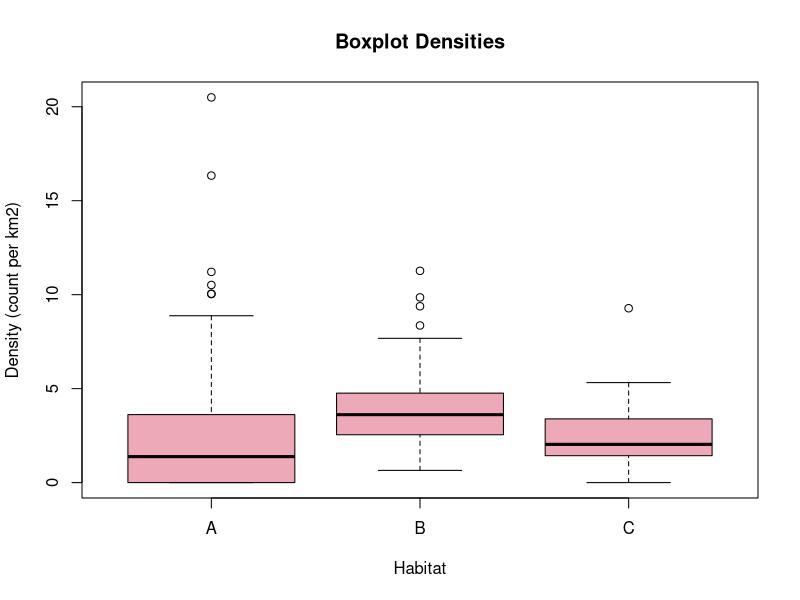
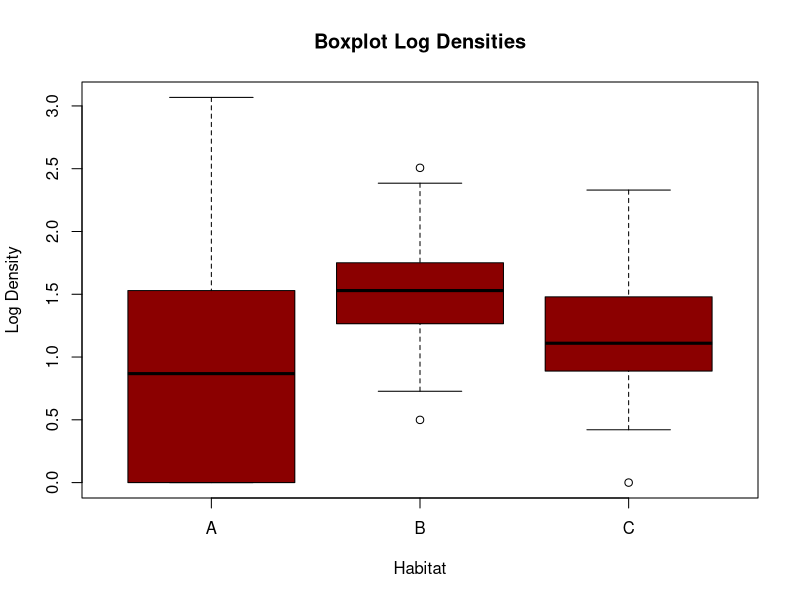
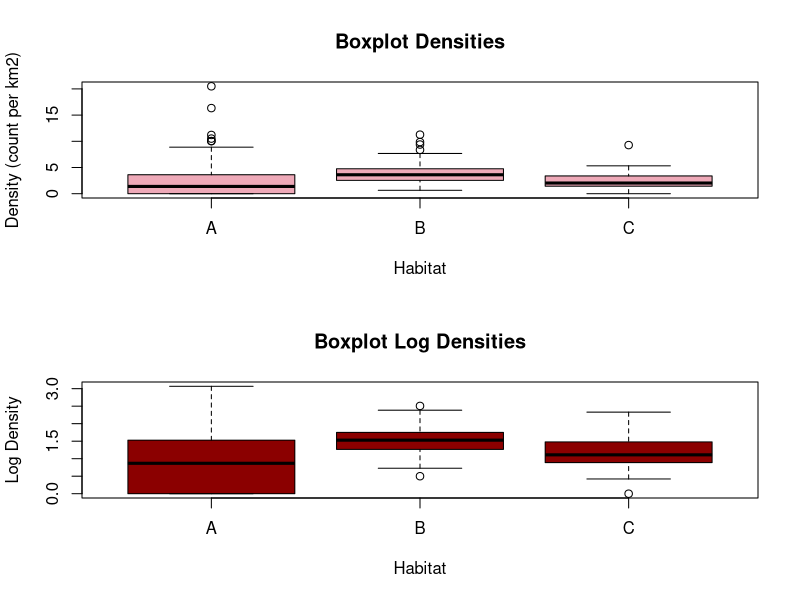
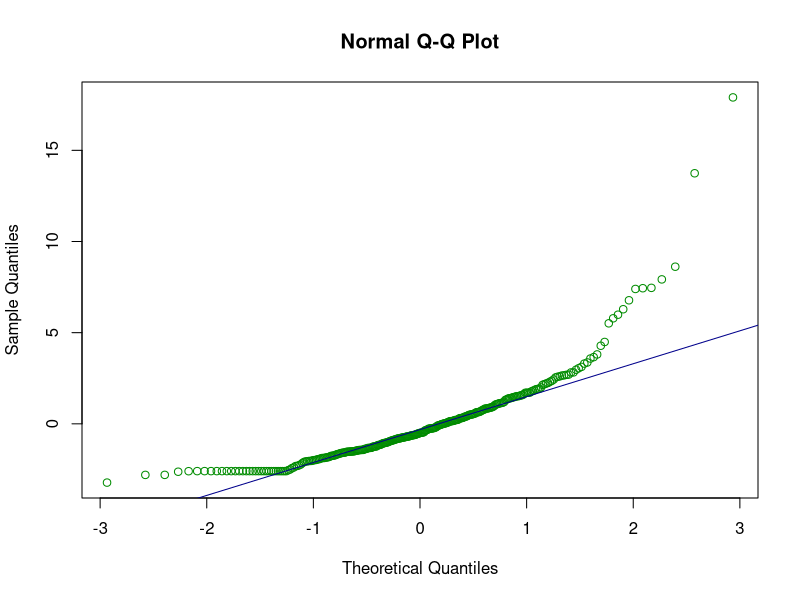

The R source for these figures, in order:
df <- read.table(file = "ecoStudy.txt", sep = "\t", header = TRUE)

# Question 1: Wild Life Population Density
# part a)
    # i)
summary(df$density)

    # ii)
df_count_raw <- aggregate(df, by=list(df$habitat), FUN=length)
names(df_count_raw)[names(df_count_raw) == 'Group.1'] <- 'habitat'
names(df_count_raw)[names(df_count_raw) == 'density'] <- 'Observations'
df_count <- df_count_raw[, c(1,2)]
df_count

# part b)
df$logDensity <- log(df$density + 1)

    # i) 
par(mfrow=c(1,1))
b_i <- boxplot(df$density~df$habitat,
                xlab="Habitat",
                ylab="Density (count per km2)",
                col="pink2",
                main="Boxplot Densities"
                )


    # ii)
par(mfrow=c(1,1))
b_ii <- boxplot(df$logDensity~df$habitat,
                xlab="Habitat",
                ylab="Log Density",
                col="red4",
                main="Boxplot Log Densities"
                )


    # iii)
par(mfrow=c(2,1))
boxplot(df$density~df$habitat,
        xlab="Habitat",
        ylab="Density (count per km2)",
        col="pink2",
        main="Boxplot Densities"
        )
boxplot(df$logDensity~df$habitat,
        xlab="Habitat",
        ylab="Log Density",
        col="red4",
        main="Boxplot Log Densities"
        )


# Part c)
    # i)
K <- nrow(df_count)
N <- nrow(df)
y_bar <- mean(df$density) 

dividend <- c()
divisor <- c()

for (i in df_count$habitat) {
    habitat_i <- df[which(df$habitat == i),]
    N_i <- df_count[df_count$habitat == i, "Observations"]
    yi_bar <- mean(habitat_i$density)
    dividend_i <- (N_i*(yi_bar-y_bar)^2 )/(K-1)
    dividend <- append(dividend, dividend_i)

    for (j in habitat_i$density) {
        divisor_ij <- (j-yi_bar)^2 / (N-K)
        divisor <- append(divisor, divisor_ij)
    }
}
F <- sum(dividend)/sum(divisor)
signif(F, 3)
# F_score 10.5

    # ii)
p_value <- pf(F, K-1, N-K, lower.tail = FALSE)
signif(p_value, 3)
# F_score 4e-05

# part d)
K <- nrow(df_count)
N <- nrow(df)
y_bar <- mean(df$density) 

tapply_dividend <- function(x, y_bar, K, N) {
    length(x)*((mean(x)-y_bar)^2) / (K-1)
}
tapply_devisor <- function(x, y_bar, K, N) {
    sum(((x - mean(x))^2) / (N-K))
}
dividend <- tapply(df$density, df$habitat, FUN=tapply_dividend,
                                    y_bar=y_bar,
                                    K=K,
                                    N=N)
divisor <- tapply(df$density, df$habitat, FUN=tapply_devisor,
                                    y_bar=y_bar,
                                    K=K,
                                    N=N)

F <- sum(dividend)/sum(divisor)
signif(F, 3)

# part e)
par(mfrow=c(1,1))

residuals_f <- tapply(df$density, df$habitat, function(x) x - mean(x))

qqnorm(unlist(residuals_f), col="green4")
qqline(unlist(residuals_f), col="blue4")


# Question 2)
# part a) + part b)
calcLogMix2Gamma <- function(x, alpha, beta, p) {

    if ((class(x)!="numeric")) {
        stop("x is not an appropriate vector:
    x must be a *numeric* vector of positive values only")
    }
    if (sum(sign(x))<length(x)) {
        stop("x is not an appropriate vector:
    x must be a numeric vector of *positive* values only")
    }
    if ((sum(sign(alpha))<length(alpha)) |
        (length(alpha)<2) 
        )  {
        stop("alpha is not an appropriate vector:
    alpha must be a numeric vectors of *positive* values of length 2")
    }
    if ((sum(sign(beta))<length(beta)) |
        (length(beta)<2) 
        )  {
        stop("alpha is not an appropriate vector:
    alpha must be a numeric vectors of *positive* values of length 2")
    }
    if ( p<0 | p>1 ) {
        stop("p is not an appropriate probabiltity:
    p must be a single numeric value between 0 and 1 inclusive")
    }

    Mix2Gamma <- function(x, alpha, beta, p) {
        ((p *
        x^(alpha[1]-1) *
        exp(-beta[1]*x) *
        beta[1]^alpha[1]
            ) /
        gamma(alpha[1])
            ) +
        (((1-p) *
        x^(alpha[2]-1) *
        exp(-beta[2]*x) *
        beta[2]^alpha[2]
            ) /
        gamma(alpha[2])
            )
    }
    fx <- sapply(X=x, FUN=Mix2Gamma, alpha=alpha, beta=beta, p=p)
    log_joint <- log(prod(fx))
    return(log_joint)
}

# part c)
x <- c(0.06, 2.32, 4.81, 0.02, 2.33, 2.18, 0.83, 2.45, 2.10, 3.27)
alpha <- c(0.5, 6)
beta <- c(0.5, 2.5)
p <- 0.35

c2_answer <- round(calcLogMix2Gamma(x=x, alpha=alpha, beta=beta, p=p),3)
c2_answer
# -13.928 

# Question 3)
# part a)

smoothCurve <- function(x, alpha, beta, p, q, k) {
    g_x <-function(x, alpha, beta, p, q, k) {
        sin(
            (1/(2*alpha)) * 
            log(
                ((gamma(x+beta)^k) *
                (p^alpha) *
                (q^beta)
                    ) /
                ((gamma(alpha)^k) *
                (gamma(beta)^k)
                )
            )
        )
    }

    if (length(x) > 1) {
        sol <- sapply(X=x, FUN=g_x, alpha=alpha, beta=beta, 
                    p=p, q=q, k=k)
    }
    else {
        sol <- g_x(x=x, alpha=alpha, beta=beta, 
                    p=p, q=q, k=k)
    }
    return(sol)
}

# part b)
calcMidRiemannLoop <- function(xVec, alpha, beta, p, q, k) {
    sum_list <- c()
    for (i in c(2:length(xVec))) {
        x <- (xVec[i]+xVec[i-1])/2
        i_term <- abs((xVec[i]-xVec[i-1])*smoothCurve(x=x, alpha=alpha, beta=beta,
                                                p=p, q=q, k=k))
        sum_list <- append(sum_list, i_term)
    }
    area <- round(sum(sum_list),3)
    return(area)
}

# part c) + part d)
calcMidRiemann <- function(xVec, alpha, beta, p, q, k) {
    if (length(alpha)!=1 | alpha<0 |  length(beta)!=1 | beta<0) {
        stop("alpha and beta must be a single positive numeric value")
    }
    if (length(c(p,q,k))!=3 | 
        is.numeric(p)==FALSE | 
        is.numeric(q)==FALSE | 
        is.numeric(k)==FALSE) {
        stop("p, q, k must be a single numeric value")
    }
    if (is.unsorted(xVec) == TRUE) {
        stop("xVec must be is a numeric vector with ascending ordered elements")
    }

    sum_i <- function(x, xVec) {
        i <- match(x, xVec)
        x_i <- (xVec[i]+xVec[i-1])/2
        abs((xVec[i]-xVec[i-1])*smoothCurve(x=x_i, alpha=alpha, beta=beta,
                                                    p=p, q=q, k=k)
            )   
    }
    sum_list <- sapply(X=xVec[2:length(xVec)], FUN=sum_i, xVec=xVec)
    area <- round(sum(sum_list),3)
    return(area)
}

# part e)
xVec <- seq(from = 2, to = 8.5, by = 0.01)
alpha <- 2.1
beta <- 0.5
p <- 3
q <- 6
k <- 2

area <- calcMidRiemann(xVec=xVec, alpha=alpha, beta=beta, 
                        p=p, q=q, k=k)

area
# area = 4.805

# part f)
calcMidRiemannAreas <- function(xSeqList, alpha, beta, p, q, k) {
    area_list <- c()
    for (xi in xSeqList) {
        area_i <- calcMidRiemann(xVec=xi, alpha=alpha, beta=beta, 
                            p=p, q=q, k=k)
        area_list <- append(area_list, area_i)
    }
    return(area_list)
}


xSeqList <- list(seq(from = 3.5, to = 8, by = 0.01),
                seq(from = 2.0, to = 4.3, by = 0.1),
                seq(from = 1.070, to = 9.012, by = 0.001))
alpha <- 1.9
beta <- 0.75
p <- 2.15
q <- 7
k <- 1.65

area_vector <- calcMidRiemannAreas(xSeqList=xSeqList,
                                    alpha=alpha,
                                    beta=beta,
                                    p=p,
                                    q=q,
                                    k=k)
area_vector
# area vector = c(3.009 2.144 5.694)

# Question 4)
# part a)

weatherSeqProb <- function(weatherSeq, trProbs, initProbs) {
    dict_ <- c("s"=1, "c"=2, "r"=3)
    px1 <- initProbs[dict_[weatherSeq[1]]]
    probability_list <- c(px1)
    for (i in c(2:length(weatherSeq))) {
        weather_i <- dict_[weatherSeq[i]]
        weather_y <- dict_[weatherSeq[i-1]]
        cond_p <- trProbs[weather_y,weather_i]
        probability_list <- append(probability_list, cond_p)
    }
    prob <- prod(probability_list)
    return(log(prob))
}
# part b)
weatherSeq <- c("c", "s", "c", "r", "s", "s")
trProbs <- matrix(c(0.50, 0.33, 0.30,
                    0.40, 0.35, 0.30,
                    0.10, 0.32, 0.40),
                    nrow = 3)
initProbs <- c(0.45, 0.25, 0.3)
log_prob <- round(weatherSeqProb(weatherSeq=weatherSeq,
                            trProbs=trProbs,
                            initProbs=initProbs), 3)
log_prob
# log_prob = -6.448

# part c)
weatherColourProbs <- function(colourSeq, emitProbs, weatherSeq, 
                                trProbs, initProbs) {
    if (length(weatherSeq) != length(colourSeq)) {
        stop()
    }
    weather_dict <- c("s"=1, "c"=2, "r"=3)
    shirt_dict <- c("B"=1, "W"=2)

    py1 <- emitProbs[weather_dict[weatherSeq[1]], shirt_dict[colourSeq[1]]]
    shirt_list <- c(py1)

    for (i in c(2:length(colourSeq))) {
        weather_i <- weather_dict[weatherSeq[i]]
        shirt_i <- shirt_dict[colourSeq[i]]
        shirt_p <- emitProbs[weather_i,shirt_i]
        shirt_list <- append(shirt_list, shirt_p)
    }
    shirt_prob <- prod(shirt_list)
    weather_logprob <- weatherSeqProb(weatherSeq=weatherSeq,
                            trProbs=trProbs,
                            initProbs=initProbs)
    shirt_logprob <- log(shirt_prob)
    log_prob <- weather_logprob+shirt_logprob
    return(log_prob)

}


weatherSeq <- c("r", "s", "c", "r", "c", "r", "s", "s")
colourSeq <- c("B", "W", "W", "B", "B", "W", "W", "W")
emitProbs <- matrix(c(0.20, 0.55, 0.90,
                    0.80, 0.45, 0.10),
                    nrow = 3)
trProbs <- matrix(c(0.55, 0.25, 0.20,
                    0.25, 0.35, 0.15,
                    0.20, 0.40, 0.65),
                    nrow = 3)
initProbs <- c(0.35, 0.45, 0.20)


log_prob <- round(weatherColourProbs(colourSeq=colourSeq,
                            emitProbs=emitProbs,
                            weatherSeq=weatherSeq,
                            trProbs=trProbs,
                            initProbs=initProbs), 3)
log_prob
# log_prob  -15.121 










